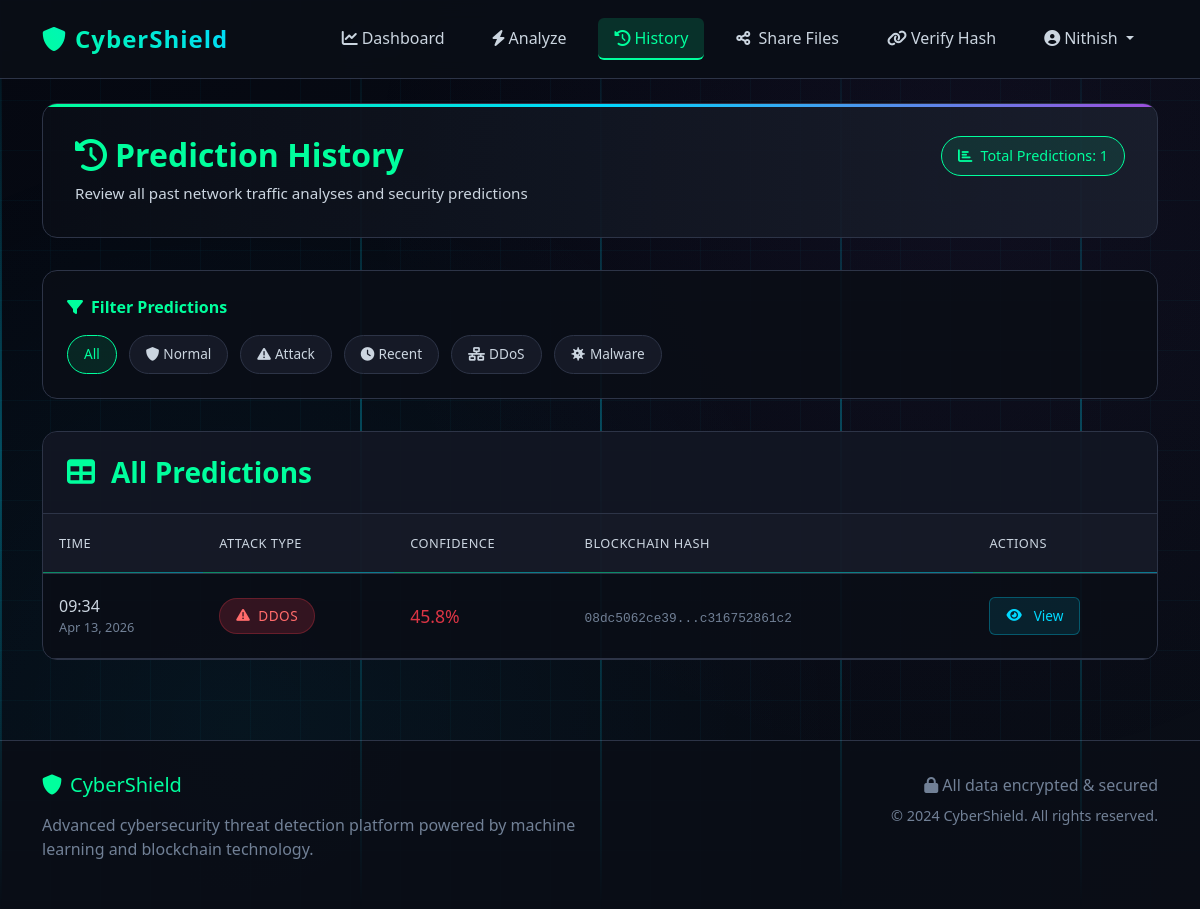
The page /history (signed in) on the database its author committed.
### app.py (models this page shows)
class User(db.Model, UserMixin):
    id = db.Column(db.Integer, primary_key=True)
    username = db.Column(db.String(80), unique=True, nullable=False)
    email = db.Column(db.String(120), unique=True, nullable=False)
    password = db.Column(db.String(256), nullable=False)
    email_notifications = db.Column(db.Boolean, default=True)
    min_confidence_for_email = db.Column(db.Float, default=70.0)
    created_at = db.Column(db.DateTime, default=datetime.utcnow)
    predictions = db.relationship('Prediction', backref='user', lazy=True)
    notifications = db.relationship('Notification', backref='user', lazy=True)
    sent_messages = db.relationship('SharedMessage', backref='sender', lazy=True, foreign_keys='SharedMessage.sender_id')

class Prediction(db.Model):
    id = db.Column(db.Integer, primary_key=True)
    user_id = db.Column(db.Integer, db.ForeignKey('user.id'), nullable=False)
    input_data = db.Column(db.Text, nullable=False)
    prediction = db.Column(db.String(100), nullable=False)
    confidence = db.Column(db.Float, default=0.0)
    blockchain_hash = db.Column(db.String(64), nullable=False, unique=True)
    report_sent = db.Column(db.Boolean, default=False)
    suggestions = db.Column(db.Text)
    prevention_measures = db.Column(db.Text)
    converted_data = db.Column(db.Text)
    created_at = db.Column(db.DateTime, default=datetime.utcnow)

### app.py (the view)
@app.route('/history')
@login_required
def history():
    predictions = Prediction.query.filter_by(user_id=current_user.id)\
        .order_by(Prediction.created_at.desc()).all()
    return render_template('history.html', predictions=predictions)

### app.py (called while the page is built)
@login_manager.user_loader
def load_user(user_id):
    return User.query.get(int(user_id))

@app.context_processor
def utility_processor():
    def get_current_datetime():
        return datetime.now().strftime('%H:%M %d-%m-%Y')
    def get_unread_count():
        if current_user.is_authenticated:
            return Notification.query.filter_by(user_id=current_user.id, read=False).count()
        return 0
    return dict(
        get_current_datetime=get_current_datetime,
        get_unread_count=get_unread_count,
        SharedMessage=SharedMessage
    )

### templates/history.html (shortened to what this page needs)
{% extends "base.html" %}
{% block content %}
<div class="history-container">
    <div class="history-header">
        <h2><i class="fas fa-history me-2"></i>Prediction History</h2>
        <p>Review all past network traffic analyses and security predictions</p>
        <div class="history-stats">
            <i class="fas fa-chart-bar"></i>
            <span>Total Predictions: {{ predictions|length }}</span>
        </div>
    </div>
    <div class="filters-card">
        <div class="filters-header">
            <i class="fas fa-filter"></i>
            Filter Predictions
        </div>
        <div class="filter-buttons">
            <button class="filter-btn active" onclick="filterPredictions('all')">All</button>
            <button class="filter-btn" onclick="filterPredictions('normal')">
                <i class="fas fa-shield-alt me-1"></i>Normal
            </button>
            <button class="filter-btn" onclick="filterPredictions('attack')">
                <i class="fas fa-exclamation-triangle me-1"></i>Attack
            </button>
            <button class="filter-btn" onclick="filterPredictions('recent')">
                <i class="fas fa-clock me-1"></i>Recent
            </button>
            <button class="filter-btn" onclick="filterPredictions('ddos')">
                <i class="fas fa-network-wired me-1"></i>DDoS
            </button>
            <button class="filter-btn" onclick="filterPredictions('malware')">
                <i class="fas fa-virus me-1"></i>Malware
            </button>
        </div>
    </div>
    {% if predictions %}
    <div class="cyber-history-table">
        <div class="table-header">
            <h3><i class="fas fa-table me-2"></i>All Predictions</h3>
        </div>
        <div class="table-container">
            <table class="cyber-table">
                <thead>
                    <tr>
                        <th>Time</th>
                        <th>Attack Type</th>
                        <th>Confidence</th>
                        <th>Blockchain Hash</th>
                        <th>Actions</th>
                    </tr>
                </thead>
                <tbody id="predictionsTable">
                    {% for pred in predictions %}
                    <tr data-prediction="{{ pred.prediction|lower }}" data-id="{{ pred.id }}">
                        <td>
                            <div style="color: var(--cyber-text-light); font-weight: 500;">
                                {{ pred.created_at.strftime('%H:%M') }}
                            </div>
                            <div style="color: var(--cyber-text-dark); font-size: 0.8rem;">
                                {{ pred.created_at.strftime('%b %d, %Y') }}
                            </div>
                        </td>
                        <td>
                            <span class="status-badge {% if pred.prediction == 'Normal' %}status-normal{% else %}status-attack{% endif %}">
                                {% if pred.prediction == 'Normal' %}
                                    <i class="fas fa-shield-alt"></i>
                                {% else %}
                                    <i class="fas fa-exclamation-triangle"></i>
                                {% endif %}
                                {{ pred.prediction }}
                            </span>
                        </td>
                        <td>
                            <div style="color: {% if pred.confidence > 80 %}#28a745{% elif pred.confidence > 60 %}#ffc107{% else %}#dc3545{% endif %}; font-weight: 500; font-size: 1.1rem;">
                                {{ "%.1f"|format(pred.confidence) }}%
                            </div>
                        </td>
                        <td class="hash-cell">
                            <span class="hash-display" title="{{ pred.blockchain_hash }}">
                                {{ pred.blockchain_hash[:12] }}...{{ pred.blockchain_hash[-12:] }}
                            </span>
                        </td>
                        <td>
                            <button class="action-btn" onclick="viewDetails('{{ pred.id }}')">
                                <i class="fas fa-eye me-1"></i>View
                            </button>
                        </td>
                    </tr>
                    {% endfor %}
                </tbody>
            </table>
        </div>
    </div>
    {% endif %}
</div>
{% endblock %}

### templates/base.html (shortened to what this page needs)
<!DOCTYPE html>
<html lang="en">
<head>
    <link href="https://cdn.jsdelivr.net/npm/bootstrap@5.1.3/dist/css/bootstrap.min.css" rel="stylesheet">
    <link rel="stylesheet" href="https://cdnjs.cloudflare.com/ajax/libs/font-awesome/6.0.0/css/all.min.css">
    <link rel="stylesheet" href="{{ url_for('static', filename='css/style.css') }}">
</head>
<body>
    <div class="data-stream"></div>
    <nav class="navbar navbar-expand-lg navbar-dark">
        <div class="container">
            <a class="navbar-brand" href="{{ url_for('index') }}">
                <i class="fas fa-shield-alt me-2"></i>CyberShield
            </a>
            <div class="collapse navbar-collapse" id="navbarNav">
                <ul class="navbar-nav ms-auto">
                    {% if current_user.is_authenticated %}
                        <li class="nav-item">
                            <a class="nav-link {% if request.path == url_for('dashboard') %}active{% endif %}"
                               href="{{ url_for('dashboard') }}">
                                <i class="fas fa-chart-line me-1"></i>Dashboard
                            </a>
                        </li>
                        <li class="nav-item">
                            <a class="nav-link {% if request.path == url_for('predict') %}active{% endif %}"
                               href="{{ url_for('predict') }}">
                                <i class="fas fa-bolt me-1"></i>Analyze
                            </a>
                        </li>
                        <li class="nav-item">
                            <a class="nav-link {% if request.path == url_for('history') %}active{% endif %}"
                               href="{{ url_for('history') }}">
                                <i class="fas fa-history me-1"></i>History
                            </a>
                        </li>
                        <li>
                        <a class="nav-link {% if request.path == url_for('file_share') %}active{% endif %}"
                           href="{{ url_for('file_share') }}">
                                <i class="fas fa-share-alt me-1"></i> Share Files
                        </a>
                        </li>
                                        <li class="nav-item">
                            <a class="nav-link {% if request.path == url_for('verify_hash') %}active{% endif %}"
                               href="{{ url_for('verify_hash') }}">
                                <i class="fas fa-link me-1"></i>Verify Hash
                            </a>
                        </li>
                        <li class="nav-item dropdown">
                            <a class="nav-link dropdown-toggle" href="#" id="navbarDropdown" role="button"
                               data-bs-toggle="dropdown" aria-expanded="false">
                                <i class="fas fa-user-circle me-1"></i>{{ current_user.username }}
                            </a>
                        </li>
                    {% endif %}
                </ul>
            </div>
        </div>
    </nav>
    <main class="container mt-4">
        {% block content %}{% endblock %}
    </main>
    <footer class="footer mt-5">
        <div class="container">
            <div class="row">
                <div class="col-md-6">
                    <h5 class="mb-3" style="color: var(--cyber-neon-green);">
                        <i class="fas fa-shield-alt me-2"></i>CyberShield
                    </h5>
                    <p style="color: var(--cyber-text-dark);">
                        Advanced cybersecurity threat detection platform powered by machine learning and blockchain technology.
                    </p>
                </div>
                <div class="col-md-6 text-md-end">
                    <p style="color: var(--cyber-text-dark);" class="mb-2">
                        <i class="fas fa-lock me-1"></i>All data encrypted & secured
                    </p>
                    <p style="color: var(--cyber-text-dark); font-size: 0.9rem;">
                        © 2024 CyberShield. All rights reserved.
                    </p>
                </div>
            </div>
        </div>
    </footer>
</body>
</html>

### static/css/style.css (style rules this page uses)
body { background-color: #f8f9fa; font-family: 'Segoe UI', Tahoma, Geneva, Verdana, sans-serif; }
.navbar-brand { font-weight: bold; font-size: 1.5rem; }

### templates/base.html (style rules this page uses)
:root { --cyber-dark: #0a0e17; --cyber-darker: #050811; --cyber-neon-green: #00ff9d; --cyber-neon-blue: #00d9ff; --cyber-neon-purple: #9d4edd; --cyber-gray: #1a1f2e; --cyber-light-gray: #2d3447; --cyber-card-bg: rgba(10, 14, 23, 0.9); --cyber-text-light: #cbd5e0; --cyber-text-dark: #718096; }
body { background: linear-gradient(135deg, var(--cyber-darker) 0%, var(--cyber-dark) 100%); color: var(--cyber-text-light); min-height: 100vh; position: relative; overflow-x: hidden; }
body::before { content: ''; position: fixed; top: 0; left: 0; right: 0; bottom: 0; background: radial-gradient(circle at 20% 80%, rgba(0, 217, 255, 0.05) 0%, transparent 50%), radial-gradient(circle at 80% 20%, rgba(157, 78, 221, 0.05) 0%, transparent 50%); z-index: -1; }
.navbar { background: rgba(10, 14, 23, 0.95) !important; backdrop-filter: blur(10px); border-bottom: 1px solid var(--cyber-light-gray); padding: 1rem 0; }
.navbar-brand { font-size: 1.5rem; font-weight: 700; background: linear-gradient(45deg, var(--cyber-neon-green), var(--cyber-neon-blue)); -webkit-background-clip: text; -webkit-text-fill-color: transparent; letter-spacing: 1px; }
.nav-link { color: var(--cyber-text-light) !important; font-weight: 500; margin: 0 0.5rem; padding: 0.5rem 1rem !important; border-radius: 6px; transition: all 0.3s ease; }
.nav-link.active { color: var(--cyber-neon-green) !important; background: rgba(0, 255, 157, 0.15); border-bottom: 2px solid var(--cyber-neon-green); }
.container { position: relative; z-index: 1; }
.footer { margin-top: auto; background: rgba(10, 14, 23, 0.9); border-top: 1px solid var(--cyber-light-gray); padding: 2rem 0; }
.data-stream { position: fixed; width: 2px; height: 100%; background: linear-gradient(transparent, var(--cyber-neon-blue), transparent); animation: dataFlow 3s linear infinite; opacity: 0.3; z-index: 0; }

### rows shown on the page
User: username "Nithish"
Prediction: created_at "09:34", created_at "Apr 13, 2026", prediction "DDOS", confidence "45.8", blockchain_hash "08dc5062ce39", blockchain_hash "c316752861c2"

### other values the page prints
{{ predictions|length }} "1"
